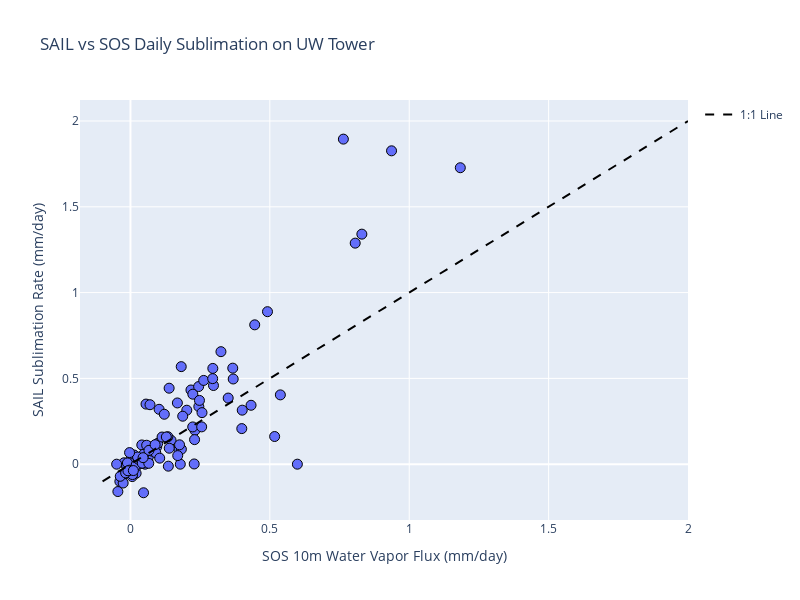

Notebook code for this chart:
### Code cell
# scatter plot of e_rate vs ds['w_h2o__3m_uw']
df1 = ecor_ds['e_rate'].sel(time=slice('2022-12-01','2023-03-31')).to_dataframe().dropna().resample('1D').sum()
df2 = ds['w_h2o__3m_uw'].sel(time=slice('2022-12-01','2023-03-31')).to_dataframe()
df = pd.concat([df1, df2], axis=1)

fig = px.scatter(df, 
                 x='w_h2o__3m_uw', 
                 y='e_rate', 
                 title='SAIL vs SOS Daily Sublimation on UW Tower')
# add black edges to markers
fig.update_traces(marker=dict(line=dict(width=1, color='black'), size=10))
# add 1:1 line
fig.add_trace(go.Scatter(x=[-0.1, 2], y=[-0.1, 2], mode='lines', name='1:1 Line', line=dict(color='black', dash='dash')))
fig.update_layout(
    xaxis_title='SOS 10m Water Vapor Flux (mm/day)',
    yaxis_title='SAIL Sublimation Rate (mm/day)',
    width=800,
    height=600,
)
